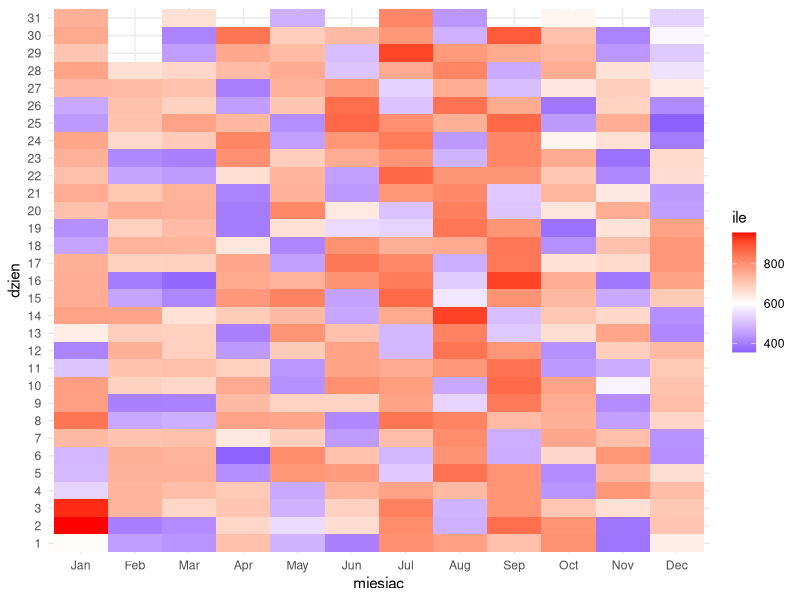

This chart was generated by the following R code:
## ---- chunk 1
library(tidyverse)
library(readxl)
## ---- chunk 2
urodzenia <- read_xlsx(path = "dane/pl_uro_2025_00_7.xlsx", 
          sheet = "Ogółem",
          range = "C11:N41",
          col_names = paste0("m_", 1:12),
          na = "-") %>% 
  mutate(dzien = row_number()) %>% 
  select(dzien, everything()) %>% 
  pivot_longer(cols = starts_with("m"), 
               names_to = "miesiac",
               names_pattern = "m_(.+)",
               values_to = "ile") %>% 
  mutate(miesiac = month(as.integer(miesiac), label = TRUE, abbr = TRUE), 
         dzien = factor(dzien)) %>%
  arrange(miesiac, dzien) %>% 
  #filter(!is.na(ile))
  drop_na(ile)

urodzenia
## ---- chunk 3
month(11, label = TRUE, abbr = TRUE)
## ---- chunk 4
urodzenia %>%
  ggplot(aes(miesiac, dzien)) + 
  geom_tile(aes(fill = ile)) + 
  scale_fill_gradient2(low = "blue", mid = "white", high = "red", midpoint = 600) +  
  theme_minimal()
